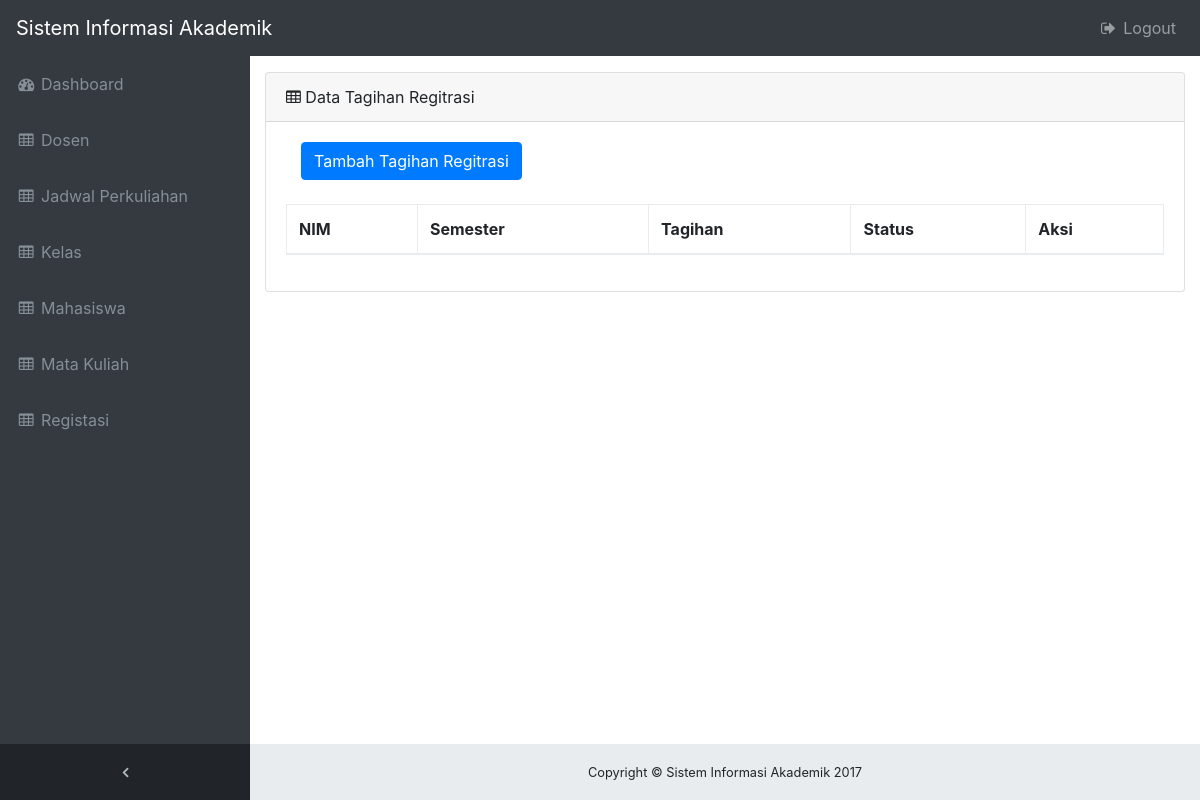
The page /admin/registrasi/tagihan.php on the database as committed earlier.
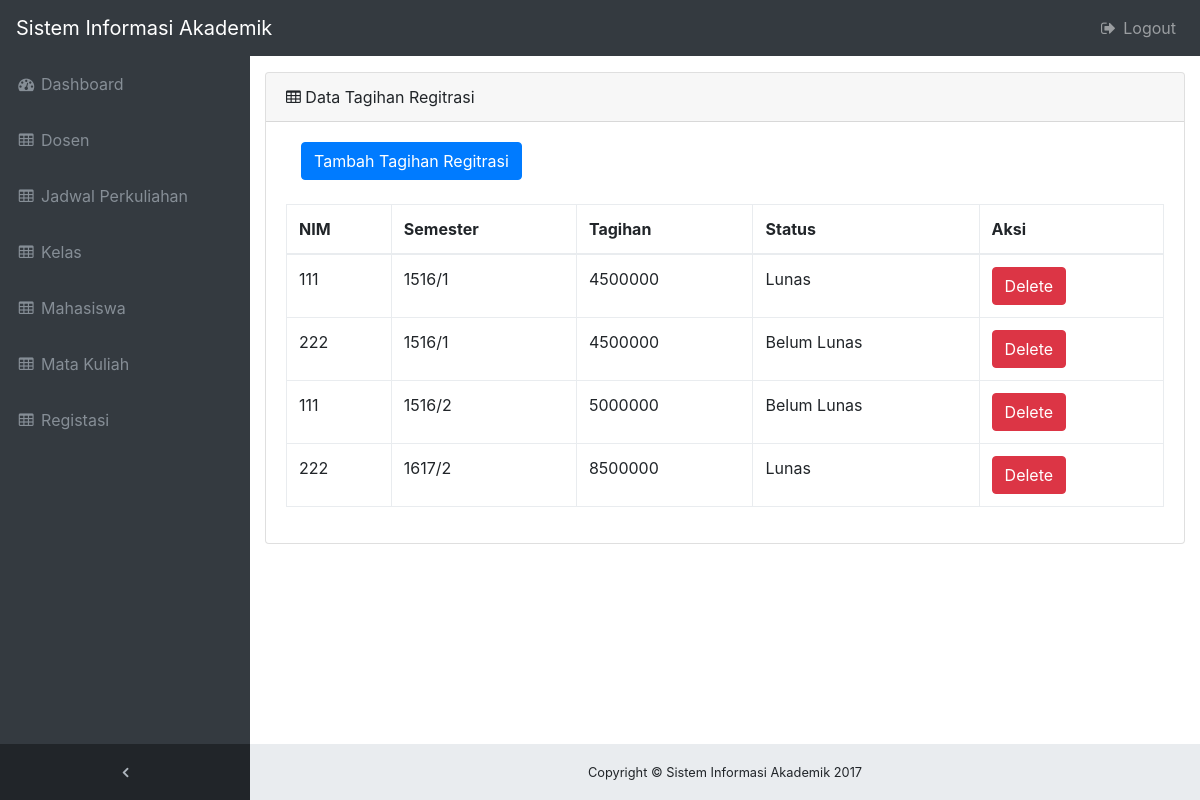
The same page on the database as committed later.
### tables this page shows
CREATE TABLE `registrasi` (
  `id_registrasi` int(11) NOT NULL,
  `nim` varchar(20) NOT NULL,
  `semester` varchar(10) NOT NULL,
  `tagihan` int(11) NOT NULL,
  `status` varchar(15) NOT NULL
);

### admin/function.php (the view, shortened to what this page needs)
<?php
    function getDataTagihan($connect) {
        $sql = "SELECT * FROM registrasi";
        $registrasi = mysqli_query($connect, $sql);
        if(mysqli_num_rows($registrasi) == 0){
        } else {
            foreach ($registrasi as $value) {
                echo "
                    <tr>
                        <td>".$value['nim']."</td>
                        <td>".$value['semester']."</td>
                        <td>".$value['tagihan']."</td>
                        <td>".$value['status']."</td>
                        <td>
                            <a href='../function.php?del=tagihan&id=$value[id_registrasi]'>
                                <button type='button' class='btn btn-danger'>Delete</button>
                            </a>
                        </td>
                    </tr>
                    ";
            }
        }
    }
?>

### admin/registrasi/tagihan.php (shortened to what this page needs)
<?php
require "../../koneksi.php";
include "../function.php";
?>
<!DOCTYPE html>
<html lang="en">
  <?php include '../head.php'; ?>
  <body class="fixed-nav sticky-footer bg-dark" id="page-top">
    <?php include '../nav.php'; ?>
    <div class="content-wrapper">
      <div class="container-fluid">
        <div class="card mb-3">
          <div class="card-header">
            <i class="fa fa-table"></i>
            Data Tagihan Regitrasi
          </div>
          <div class="card-body">
            <div class="col-md-12">
              <button type="button" class="btn btn-primary" data-toggle="modal" data-target="#tambahModal">
                Tambah Tagihan Regitrasi
              </button>
            </div>
            <br>
            <div class="table-responsive">
              <table class="table table-bordered" width="100%" id="dataTable" cellspacing="0">
                <thead>
                  <tr>
                    <th>NIM</th>
                    <th>Semester</th>
                    <th>Tagihan</th>
                    <th>Status</th>
                    <th>Aksi</th>
                  </tr>
                </thead>
                <tbody>
                    <?php
                        getDataTagihan($connect);
                    ?>
                </tbody>
              </table>
            </div>
          </div>
        </div>
      </div>
    </div>
    <?php include '../../footer.php'; ?>
  </body>
</html>

### admin/head.php (shortened to what this page needs)
<head>
  <link href="../../asset/vendor/bootstrap/css/bootstrap.min.css" rel="stylesheet">
  <link href="../../asset/vendor/font-awesome/css/font-awesome.min.css" rel="stylesheet" type="text/css">
  <link href="../../asset/vendor/datatables/dataTables.bootstrap4.css" rel="stylesheet">
  <link href="../../asset/css/sb-admin.css" rel="stylesheet">
</head>

### admin/nav.php (shortened to what this page needs)
<nav class="navbar navbar-expand-lg navbar-dark bg-dark fixed-top" id="mainNav">
  <a class="navbar-brand" href="#">Sistem Informasi Akademik</a>
  <div class="collapse navbar-collapse" id="navbarResponsive">
    <ul class="navbar-nav navbar-sidenav" id="exampleAccordion">
      <li class="nav-item" data-toggle="tooltip" data-placement="right" title="Dashboard">
        <a class="nav-link" href="../">
          <i class="fa fa-fw fa-dashboard"></i>
          <span class="nav-link-text">
            Dashboard</span>
        </a>
      </li>
      <li class="nav-item" data-toggle="tooltip" data-placement="right" title="Tables">
        <a class="nav-link" href="../dosen">
          <i class="fa fa-fw fa-table"></i>
          <span class="nav-link-text">
            Dosen</span>
        </a>
      </li>
      <li class="nav-item" data-toggle="tooltip" data-placement="right" title="Tables">
        <a class="nav-link" href="../jadwal">
          <i class="fa fa-fw fa-table"></i>
          <span class="nav-link-text">
            Jadwal Perkuliahan</span>
        </a>
      </li>
      <li class="nav-item" data-toggle="tooltip" data-placement="right" title="Tables">
        <a class="nav-link" href="../kelas">
          <i class="fa fa-fw fa-table"></i>
          <span class="nav-link-text">
            Kelas</span>
        </a>
      </li>
      <li class="nav-item" data-toggle="tooltip" data-placement="right" title="Tables">
        <a class="nav-link" href="../mahasiswa">
          <i class="fa fa-fw fa-table"></i>
          <span class="nav-link-text">
            Mahasiswa</span>
        </a>
      </li>
      <li class="nav-item" data-toggle="tooltip" data-placement="right" title="Tables">
        <a class="nav-link" href="../matkul">
          <i class="fa fa-fw fa-table"></i>
          <span class="nav-link-text">
           Mata Kuliah</span>
        </a>
      </li>
      <li class="nav-item" data-toggle="tooltip" data-placement="right" title="Tables">
        <a class="nav-link" href="../registrasi">
          <i class="fa fa-fw fa-table"></i>
          <span class="nav-link-text">
            Registasi</span>
        </a>
      </li>
    </ul>
    <ul class="navbar-nav sidenav-toggler">
      <li class="nav-item">
        <a class="nav-link text-center" id="sidenavToggler">
          <i class="fa fa-fw fa-angle-left"></i>
        </a>
      </li>
    </ul>
    <ul class="navbar-nav ml-auto">
      <li class="nav-item">
        <a class="nav-link" data-toggle="modal" data-target="#exampleModal">
          <i class="fa fa-fw fa-sign-out"></i>
          Logout</a>
      </li>
    </ul>
  </div>
</nav>

### footer.php
<footer class="sticky-footer">
  <div class="container">
    <div class="text-center">
      <small>Copyright &copy; Sistem Informasi Akademik 2017</small>
    </div>
  </div>
</footer>

### asset/css/sb-admin.css (style rules this page uses)
html { position: relative; min-height: 100%; }
body.sticky-footer { margin-bottom: 56px; }
body.sticky-footer .content-wrapper { min-height: calc(100vh - 56px - 56px); }
body.fixed-nav { padding-top: 56px; }
.content-wrapper { min-height: calc(100vh - 56px); padding-top: 1rem; }
#mainNav .navbar-collapse { overflow: auto; max-height: 75vh; }
#mainNav .navbar-collapse .navbar-nav .nav-item .nav-link { cursor: pointer; }
#mainNav .navbar-collapse .sidenav-toggler { display: none; }
@media (min-width: 992px) { #mainNav .navbar-brand { width: 250px; } }
@media (min-width: 992px) { #mainNav .navbar-collapse { overflow: visible; max-height: none; } }
@media (min-width: 992px) { #mainNav .navbar-collapse .navbar-sidenav { position: absolute; top: 0; left: 0; overflow-x: hidden; overflow-y: auto; -webkit-flex-direction: column; -ms-flex-direction: column; flex-direction: column; margin-top: 56px; } }
@media (min-width: 992px) { #mainNav .navbar-collapse .navbar-sidenav > .nav-item { width: 250px; padding: 0; } }
@media (min-width: 992px) { #mainNav .navbar-collapse .navbar-sidenav > .nav-item > .nav-link { padding: 1em; } }
#mainNav.navbar-dark .navbar-collapse .navbar-sidenav > .nav-item > .nav-link { color: #868e96; }
@media (min-width: 992px) { #mainNav.navbar-dark .navbar-collapse .navbar-sidenav { background: #343a40; } }
#mainNav.fixed-top .sidenav-toggler { display: none; }
@media (min-width: 992px) { #mainNav.fixed-top .navbar-sidenav { height: calc(100vh - 112px); } }
@media (min-width: 992px) { #mainNav.fixed-top .sidenav-toggler { position: absolute; top: 0; left: 0; display: flex; overflow-x: hidden; overflow-y: auto; -webkit-flex-direction: column; -ms-flex-direction: column; flex-direction: column; margin-top: calc(100vh - 56px); } }
@media (min-width: 992px) { #mainNav.fixed-top .sidenav-toggler > .nav-item { width: 250px; padding: 0; } }
@media (min-width: 992px) { #mainNav.fixed-top .sidenav-toggler > .nav-item > .nav-link { padding: 1em; } }
#mainNav.fixed-top.navbar-dark .sidenav-toggler { background-color: #212529; }
#mainNav.fixed-top.navbar-dark .sidenav-toggler a i { color: #adb5bd; }
.content-wrapper { overflow-x: hidden; background: white; }
@media (min-width: 992px) { .content-wrapper { margin-left: 250px; } }
#sidenavToggler i { font-weight: 800; }
footer.sticky-footer { position: absolute; right: 0; bottom: 0; width: 100%; height: 56px; background-color: #e9ecef; line-height: 55px; }
@media (min-width: 992px) { footer.sticky-footer { width: calc(100% - 250px); } }

Rows that differ between the two databases and show on the page:
added registrasi: nim "111", semester "1516/1", tagihan "4500000", status "Lunas"
added registrasi: nim "222", semester "1516/1", tagihan "4500000", status "Belum Lunas"
added registrasi: nim "111", semester "1516/2", tagihan "5000000", status "Belum Lunas"
added registrasi: nim "222", semester "1617/2", tagihan "8500000", status "Lunas"
